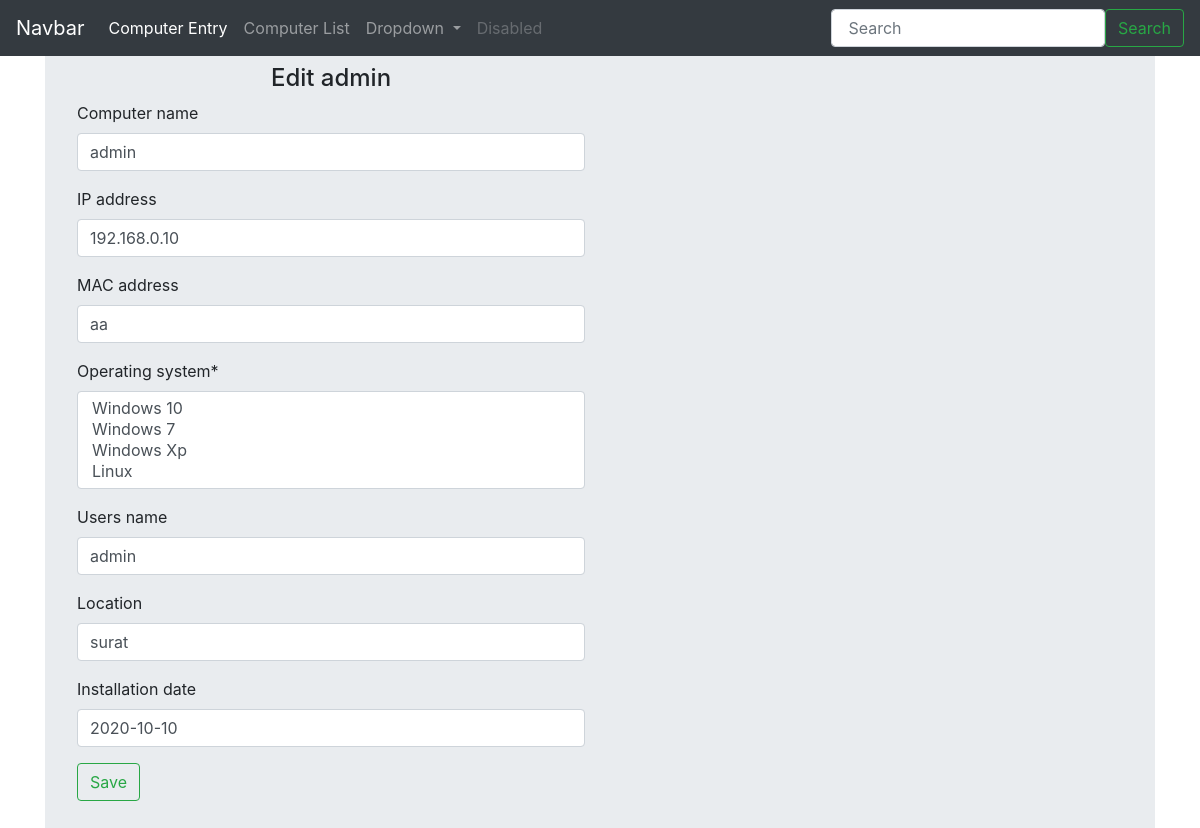
/inv/cl/7/, run on the app's committed database.
### inv/models.py (models this page shows, shortened)
class Computer(models.Model):
    computer_name = models.CharField(max_length=30, blank=True)
    IP_address = models.CharField(max_length=30, blank=True)
    MAC_address = models.CharField(max_length=30, blank=True)
    operating_system = models.ManyToManyField(Operating_system)
    users_name = models.CharField(max_length=30, blank=True)
    location = models.CharField(max_length=30, blank=True)
    Installation_date = models.DateField(auto_now_add=False, auto_now=False, blank=True)
    timestamp = models.DateField(auto_now_add=True, auto_now=False, blank=True)
    objects = models.Manager()

class Operating_system(models.Model):
    operating_system = models.CharField(max_length=30, blank=True)
    def __str__(self):
        return self.operating_system

### inv/views.py (the view)
# urls.py: url(r'^cl/(?P<id>\d+)/$', views.computer_edit, name='computer_edit'),
def computer_edit(request, id=None):
    instance = get_object_or_404(Computer, id=id)
    form = ComputerForm(request.POST or None, instance=instance)
    if form.is_valid():
        instance = form.save(commit=False)
        instance.save()
        messages.success(request, 'Successfully Saved')
        return redirect('cl')
    context = {
        "title": 'Edit ' + str(instance.computer_name),
        "instance": instance,
        "form": form,
    }
    return render(request, 'computer_entry.html', context)

### inv/forms.py
class ComputerForm(forms.ModelForm):
    class Meta:
        model = Computer
        fields = ['computer_name', 'IP_address', 'MAC_address', 'operating_system', 'users_name', 'location',
                  'Installation_date']

### inv/templates/computer_entry.html (shortened to what this page needs)
{% extends 'base.html' %}
{% load static %}
{% load crispy_forms_tags %}
{% block content %}
<main role="main" class="container">
    {% load static %}
    <div class="jumbotron">
        <div class="row">
            <div class="col-sm-6">
                <h4 class="title">{{title}}</h4>
                <form method="post" action="">
                    {{form|crispy}}
                    <input class="btn btn-outline-success" type="submit" value="Save"/>
                </form>
            </div>
        </div>
</main>
{% endblock %}

### inv/static/css/style.css (style rules this page uses)
.title { text-align: center; }

### data on the page
Computer: computer_name "admin", IP_address "192.168.0.10", MAC_address "aa", users_name "admin", location "surat", Installation_date "2020-10-10"
Operating_system: operating_system "Windows 10 / Windows 7 / Windows Xp / Linux"

### other printed values
{{ title }} "Edit admin"
